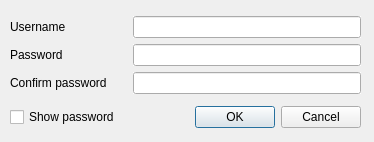
<?xml version="1.0" encoding="UTF-8"?>
<ui version="4.0">
 <class>CreateUser</class>
 <widget class="QDialog" name="CreateUser">
  <property name="geometry">
   <rect>
    <x>0</x>
    <y>0</y>
    <width>374</width>
    <height>142</height>
   </rect>
  </property>
  <property name="sizePolicy">
   <sizepolicy hsizetype="Expanding" vsizetype="Expanding">
    <horstretch>0</horstretch>
    <verstretch>0</verstretch>
   </sizepolicy>
  </property>
  <property name="windowTitle">
   <string>Create User</string>
  </property>
  <widget class="QWidget" name="">
   <property name="geometry">
    <rect>
     <x>10</x>
     <y>10</y>
     <width>351</width>
     <height>126</height>
    </rect>
   </property>
   <layout class="QVBoxLayout" name="verticalLayout_4">
    <item>
     <layout class="QHBoxLayout" name="horizontalLayout_2">
      <item>
       <layout class="QHBoxLayout" name="horizontalLayout">
        <item>
         <layout class="QVBoxLayout" name="verticalLayout_3">
          <item>
           <widget class="QLabel" name="label_2">
            <property name="autoFillBackground">
             <bool>true</bool>
            </property>
            <property name="text">
             <string>Username</string>
            </property>
           </widget>
          </item>
          <item>
           <widget class="QLabel" name="label">
            <property name="autoFillBackground">
             <bool>true</bool>
            </property>
            <property name="text">
             <string>Password</string>
            </property>
           </widget>
          </item>
          <item>
           <widget class="QLabel" name="label_3">
            <property name="autoFillBackground">
             <bool>true</bool>
            </property>
            <property name="text">
             <string>Confirm password</string>
            </property>
           </widget>
          </item>
         </layout>
        </item>
        <item>
         <layout class="QVBoxLayout" name="verticalLayout_2">
          <item>
           <spacer name="horizontalSpacer">
            <property name="autoFillBackground">
             <bool>true</bool>
            </property>
            <property name="orientation">
             <enum>Qt::Horizontal</enum>
            </property>
            <property name="sizeType">
             <enum>QSizePolicy::Maximum</enum>
            </property>
            <property name="sizeHint" stdset="0">
             <size>
              <width>20</width>
              <height>20</height>
             </size>
            </property>
           </spacer>
          </item>
          <item>
           <spacer name="horizontalSpacer_3">
            <property name="autoFillBackground">
             <bool>true</bool>
            </property>
            <property name="orientation">
             <enum>Qt::Horizontal</enum>
            </property>
            <property name="sizeType">
             <enum>QSizePolicy::Maximum</enum>
            </property>
            <property name="sizeHint" stdset="0">
             <size>
              <width>20</width>
              <height>20</height>
             </size>
            </property>
           </spacer>
          </item>
          <item>
           <spacer name="horizontalSpacer_2">
            <property name="autoFillBackground">
             <bool>true</bool>
            </property>
            <property name="orientation">
             <enum>Qt::Horizontal</enum>
            </property>
            <property name="sizeType">
             <enum>QSizePolicy::Maximum</enum>
            </property>
            <property name="sizeHint" stdset="0">
             <size>
              <width>20</width>
              <height>20</height>
             </size>
            </property>
           </spacer>
          </item>
         </layout>
        </item>
       </layout>
      </item>
      <item>
       <layout class="QVBoxLayout" name="verticalLayout">
        <item>
         <widget class="QLineEdit" name="UserNameInput">
          <property name="sizePolicy">
           <sizepolicy hsizetype="MinimumExpanding" vsizetype="Fixed">
            <horstretch>0</horstretch>
            <verstretch>0</verstretch>
           </sizepolicy>
          </property>
          <property name="autoFillBackground">
           <bool>true</bool>
          </property>
         </widget>
        </item>
        <item>
         <widget class="QLineEdit" name="PasswdInput">
          <property name="sizePolicy">
           <sizepolicy hsizetype="MinimumExpanding" vsizetype="Fixed">
            <horstretch>0</horstretch>
            <verstretch>0</verstretch>
           </sizepolicy>
          </property>
          <property name="autoFillBackground">
           <bool>true</bool>
          </property>
         </widget>
        </item>
        <item>
         <widget class="QLineEdit" name="PasswdRepeat">
          <property name="sizePolicy">
           <sizepolicy hsizetype="MinimumExpanding" vsizetype="Fixed">
            <horstretch>0</horstretch>
            <verstretch>0</verstretch>
           </sizepolicy>
          </property>
          <property name="autoFillBackground">
           <bool>true</bool>
          </property>
         </widget>
        </item>
       </layout>
      </item>
     </layout>
    </item>
    <item>
     <layout class="QHBoxLayout" name="horizontalLayout_3">
      <item>
       <widget class="QCheckBox" name="showPasswd">
        <property name="text">
         <string>Show password</string>
        </property>
       </widget>
      </item>
      <item>
       <widget class="QDialogButtonBox" name="buttonBox">
        <property name="autoFillBackground">
         <bool>true</bool>
        </property>
        <property name="standardButtons">
         <set>QDialogButtonBox::Cancel|QDialogButtonBox::Ok</set>
        </property>
       </widget>
      </item>
     </layout>
    </item>
   </layout>
  </widget>
 </widget>
 <resources/>
 <connections/>
</ui>
